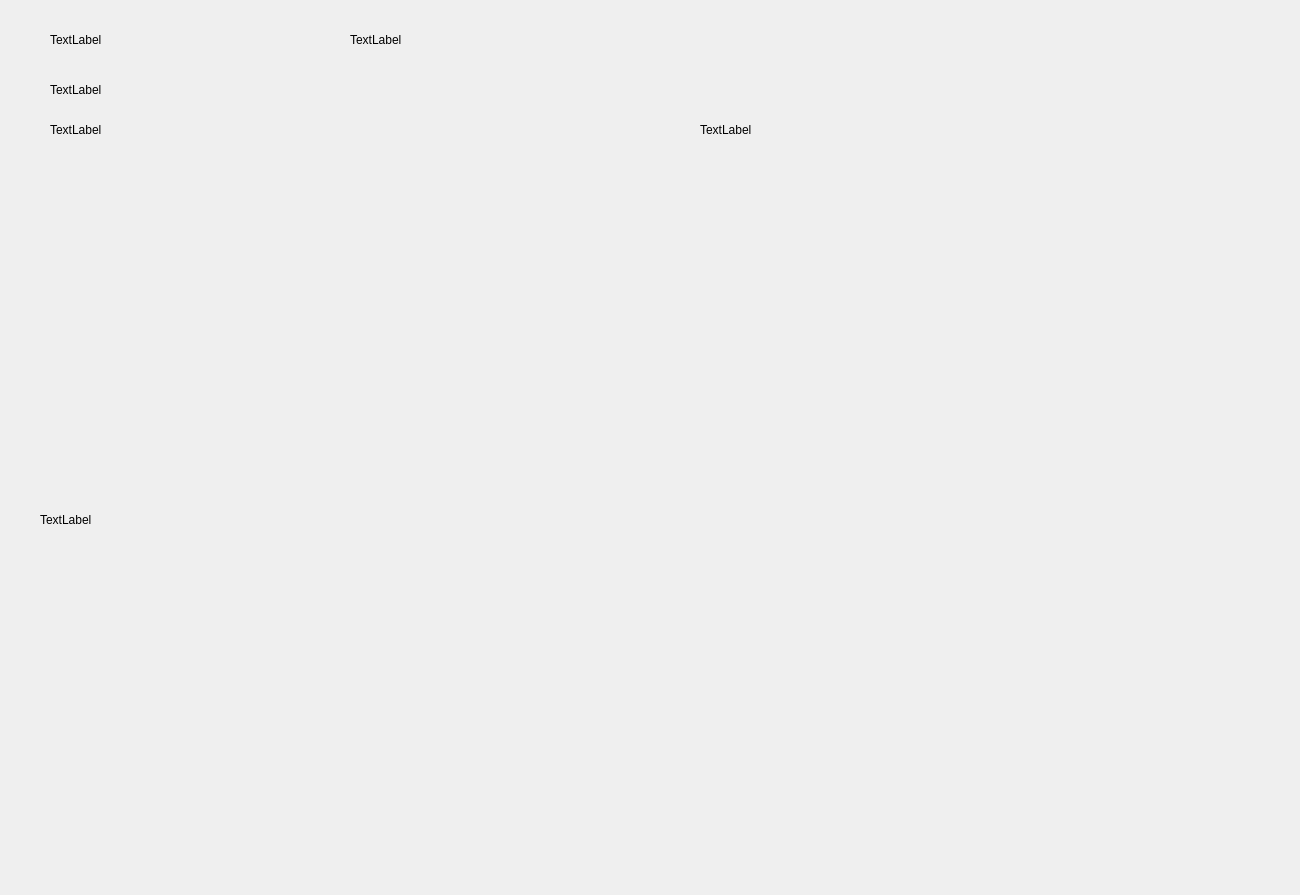
<?xml version="1.0" encoding="UTF-8"?>
<ui version="4.0">
 <class>InfoWindow</class>
 <widget class="QDialog" name="InfoWindow">
  <property name="geometry">
   <rect>
    <x>0</x>
    <y>0</y>
    <width>1300</width>
    <height>895</height>
   </rect>
  </property>
  <property name="windowTitle">
   <string>Dialog</string>
  </property>
  <widget class="QLabel" name="NameLabel">
   <property name="geometry">
    <rect>
     <x>50</x>
     <y>30</y>
     <width>131</width>
     <height>20</height>
    </rect>
   </property>
   <property name="text">
    <string>TextLabel</string>
   </property>
  </widget>
  <widget class="QLabel" name="PriceLabel">
   <property name="geometry">
    <rect>
     <x>50</x>
     <y>80</y>
     <width>63</width>
     <height>20</height>
    </rect>
   </property>
   <property name="text">
    <string>TextLabel</string>
   </property>
  </widget>
  <widget class="QLabel" name="TypeLabel">
   <property name="geometry">
    <rect>
     <x>350</x>
     <y>30</y>
     <width>63</width>
     <height>20</height>
    </rect>
   </property>
   <property name="text">
    <string>TextLabel</string>
   </property>
  </widget>
  <widget class="QCustomPlot" name="FirstGraph" native="true">
   <property name="geometry">
    <rect>
     <x>40</x>
     <y>160</y>
     <width>571</width>
     <height>331</height>
    </rect>
   </property>
  </widget>
  <widget class="QLabel" name="firstGraphLabel">
   <property name="geometry">
    <rect>
     <x>50</x>
     <y>120</y>
     <width>63</width>
     <height>20</height>
    </rect>
   </property>
   <property name="text">
    <string>TextLabel</string>
   </property>
  </widget>
  <widget class="QCustomPlot" name="SecondGraph" native="true">
   <property name="geometry">
    <rect>
     <x>700</x>
     <y>160</y>
     <width>481</width>
     <height>331</height>
    </rect>
   </property>
  </widget>
  <widget class="QWidget" name="ThirdGraph" native="true">
   <property name="geometry">
    <rect>
     <x>40</x>
     <y>560</y>
     <width>571</width>
     <height>291</height>
    </rect>
   </property>
  </widget>
  <widget class="QLabel" name="ThirdGraphLabel">
   <property name="geometry">
    <rect>
     <x>40</x>
     <y>510</y>
     <width>63</width>
     <height>20</height>
    </rect>
   </property>
   <property name="text">
    <string>TextLabel</string>
   </property>
  </widget>
  <widget class="QLabel" name="SecondGraphLabel">
   <property name="geometry">
    <rect>
     <x>700</x>
     <y>120</y>
     <width>63</width>
     <height>20</height>
    </rect>
   </property>
   <property name="text">
    <string>TextLabel</string>
   </property>
  </widget>
 </widget>
 <customwidgets>
  <customwidget>
   <class>QCustomPlot</class>
   <extends>QWidget</extends>
   <header>qcustomplot.h</header>
   <container>1</container>
  </customwidget>
 </customwidgets>
 <resources/>
 <connections/>
</ui>
